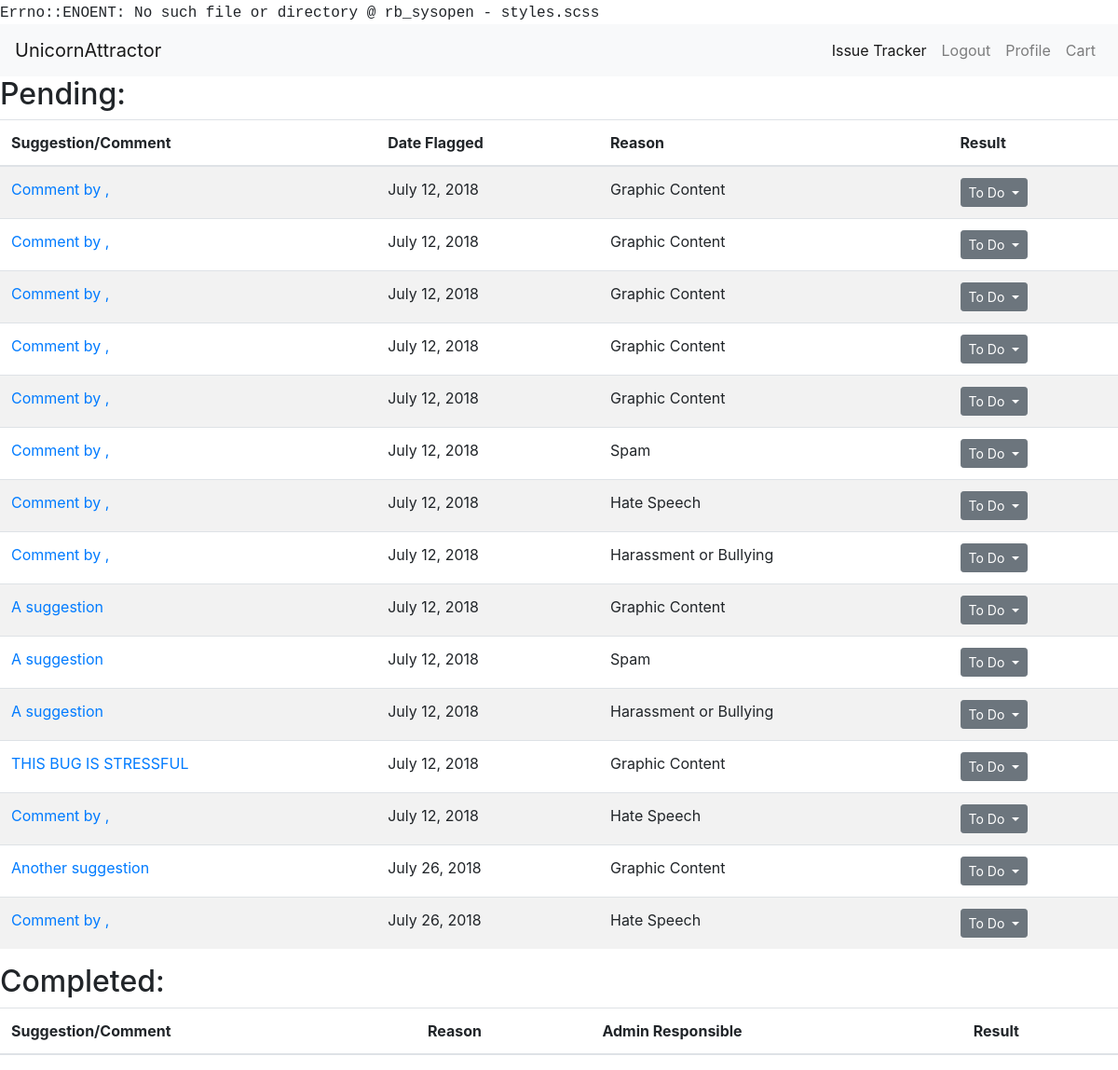
Before: /suggestions/flags (signed in) with the older database file.
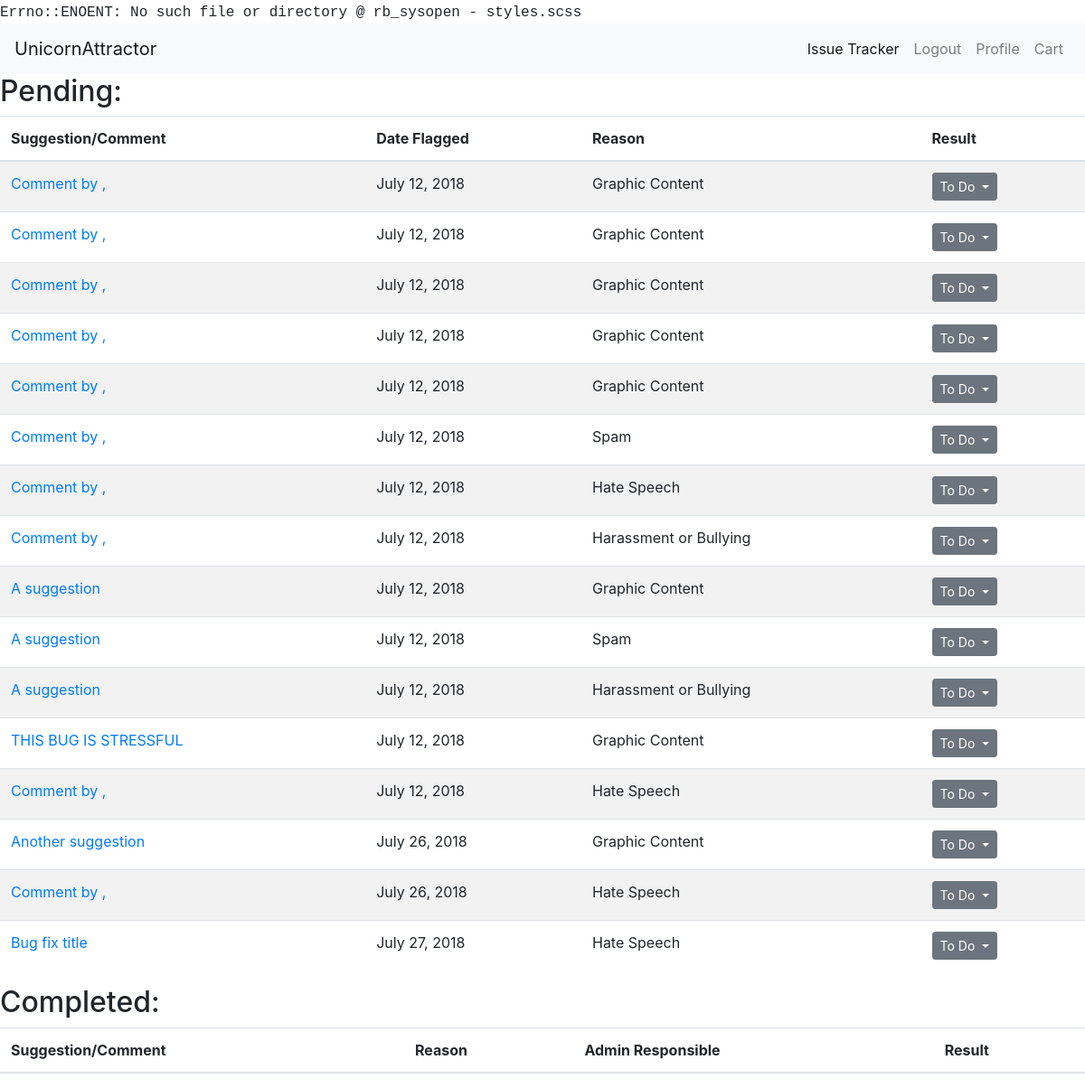
After: the same page with the newer database file.
### usersuggestions/models.py (models this page shows, shortened)
class Flag(models.Model):
    flagged_item_choices = ((1, "comment"), (2, 'suggestion'))
    reason_choices = ((0, "Spam"), (1, "Hate Speech"), (2, "Graphic Content"), (3, "Harassment or Bullying"))
    result_choices = ((True, 'Deemed Inappropriate'), (False, 'Deemed Not Inappropriate'), (None, "To Do"))
    flagged_item_type = models.PositiveSmallIntegerField(choices=flagged_item_choices, null=False)
    flagged_by = models.ForeignKey(User, null=False, on_delete=models.PROTECT)
    suggestion = models.ForeignKey(Suggestion, null=True, blank=True, on_delete=models.SET_NULL)
    comment = models.ForeignKey(Comment, null=True, blank=True, on_delete=models.SET_NULL)
    reason = models.PositiveSmallIntegerField(choices=reason_choices, null=False, blank=False)
    date_time_marked = models.DateTimeField(auto_now_add=True)
    responsible_admin = models.ForeignKey(User, related_name="admin_assigned", null=True, blank=True,
                                       on_delete=models.PROTECT)
    result = models.NullBooleanField(blank=True, null=True, choices=result_choices)

class Suggestion(models.Model):
    suggestion_choices = ((True, 'Feature'), (False, 'Bug Fix'))
    is_feature = models.BooleanField(blank=False, default=False, choices=suggestion_choices)
    user = models.ForeignKey(User, null=False, on_delete=models.PROTECT)
    title = models.CharField(max_length=200, blank=False)
    details = RichTextUploadingField()
    date_time = models.DateTimeField(auto_now_add=True)
    delay_submission = models.BooleanField(null=False, blank=True, default=False)

### usersuggestions/views.py (the view)
@login_required()
def render_flags_page(request):
    if not request.user.is_staff:
        return redirect("issue_tracker")
    flags = Flag.objects.all()
    return render(request, "view_flags.html", {"flags": flags})

### market/cart.py (called while the page is built)
    def __len__(self):
        return sum(item['quantity'] for item in self.cart.values())

### market/contexts.py (called while the page is built)
def cart(request):
    return {'cart': Cart(request)}

### usersuggestions/templates/view_flags.html (shortened to what this page needs)
{% extends 'base.html' %} {% block title %}Flags{% endblock %} {% block content %}
<h2> Pending:</h2>
<table class="table table-striped">
    <thead>
        <tr>
            <th scope="col">Suggestion/Comment</th>
            <th scope="col">Date Flagged</th>
            <th scope="col">Reason</th>
            <th scope="col">Result</th>
        </tr>
    </thead>
    <tbody>
        {% for flag in flags %} {% if flag.result == None %}
        <tr>
            <td>
                {% if flag.flagged_item_type == 1 %}
                <a href="{% url 'view_suggestion' flag.comment.suggestion.id %}#{{ flag.comment.id }}" target="_blank">Comment by {{ flag.comment.user }}, {{ flag.comment.date_time.date }}</a> {% else %}
                <a href="{% url 'view_suggestion' flag.suggestion.id %}" target="_blank">{{ flag.suggestion.title }}</a> {% endif %}
            </td>
            <td>{{ flag.date_time_marked.date }}</td>
            <td>{{ flag.get_reason_display }}</td>
            <td>
                <button id="flagResultButtonGroup" type="button" class="btn btn-sm btn-secondary dropdown-toggle" data-toggle="dropdown" aria-haspopup="true" aria-expanded="false">
     To Do
    </button>
            </td>
        </tr>
        {% endif %} {% endfor %}
    </tbody>
</table>
<h2>Completed:</h2>
<table class="table table-striped">
    <thead>
        <tr>
            <th scope="col">Suggestion/Comment</th>
            <th scope="col">Reason</th>
            <th scope="col">Admin Responsible</th>
            <th scope="col">Result</th>
        </tr>
    </thead>
{% endblock %}

Changed rows visible on the page:
added Flag: suggestion "Bug fix title", date_time_marked "July 27, 2018", reason "Hate Speech"
